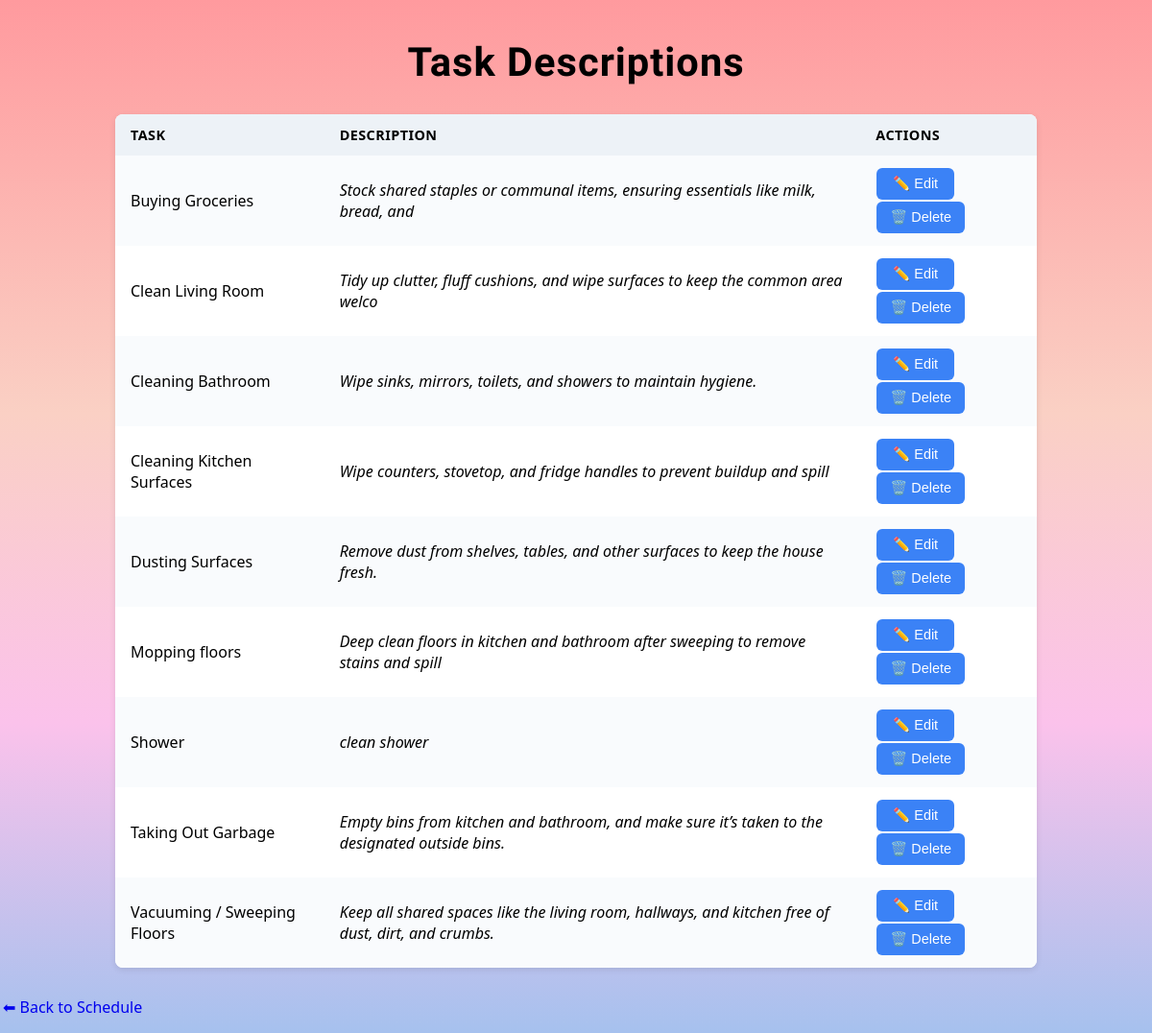
/tasks-descriptions/, run on an earlier commit of the app's database.
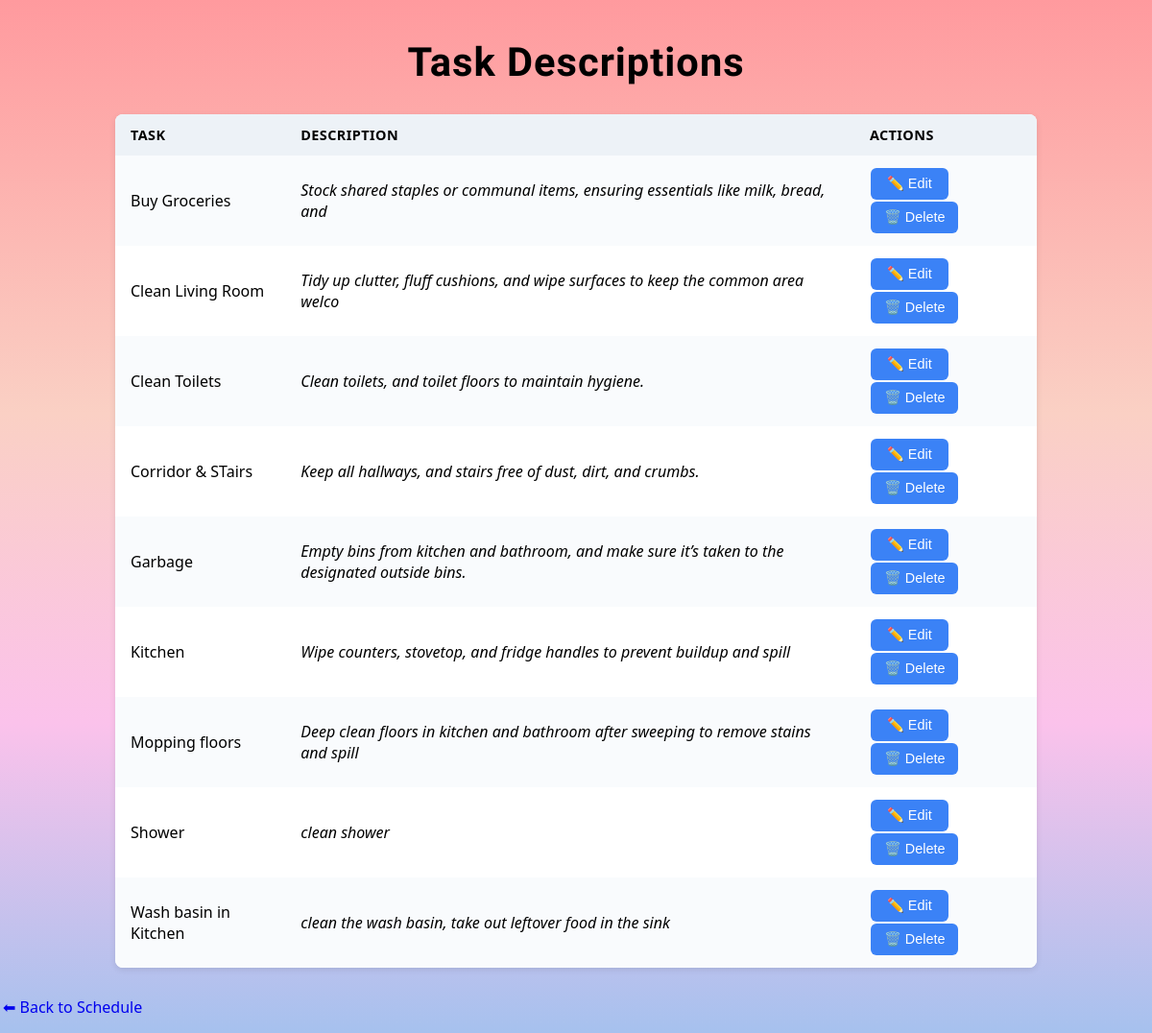
And on a later commit of the database.
### schedule/models.py (models this page shows, shortened)
class Task(models.Model):
    name = models.CharField(max_length=100)
    description = models.TextField(blank=True)
    STATUS_CHOICES = [
        ("pending", "Pending"),
        ("done", "Done"),
    ]
    room = models.ForeignKey(Room, on_delete=models.CASCADE, null=True, related_name="assigned")
    status = models.CharField(max_length=20, choices=STATUS_CHOICES, default="pending")

### schedule/views.py (the view)
# urls.py: path("tasks-descriptions/", TaskDescriptionListView.as_view(),
class TaskDescriptionListView(ListView):
    model = Task
    context_object_name = "tasks"
    template_name = "schedule/tasks_descriptions.html"
    def get_queryset(self):
        return Task.objects.order_by("name")

### schedule/templates/schedule/tasks_descriptions.html (shortened to what this page needs)
{% load static %}
<!DOCTYPE html>
<html>
<head>
    <link rel="stylesheet" href="{% static 'schedule/style.css' %}">
</head>
<body>
    <h1 style="text-align:center;">Task Descriptions</h1>
    <div class="table-container">
    <table>
        <tr>
            <th>Task</th>
            <th>Description</th>
            <th>Actions</th>
        </tr>
        {% for task in tasks %}
        <tr>
            <td>{{ task.name }}</td>
            <td><em>{{ task.description }}</em></td>
            <td>
                <button><a class="href-button" href="{% url 'edit_task' task.id %}">✏️ Edit</a></button>
                <form action="{% url 'delete_task' task.id %}" method="post" style="display:inline;">
                    <button type="submit">🗑️ Delete</button>
                </form>
            </td>
        </tr>
        {% endfor %}
    </table>
    </div>
    <p><a href="{% url 'task_list' %}">⬅ Back to Schedule</a></p>
</body>
</html>

### schedule/static/schedule/style.css (style rules this page uses)
body { font-family: "Segoe UI", Roboto, Helvetica, Arial, sans-serif; color: black; margin: 0; padding: 0; background: linear-gradient(180deg, #ff9a9e 0%, #fad0c4 40%, #fbc2eb 70%, #a6c1ee 100%); background-attachment: fixed; background-repeat: no-repeat; background-size: cover; }
h1 { text-align: center; margin-top: 40px; font-family: 'Kosugi Maru', "Segoe UI", Roboto, Helvetica, Arial, sans-serif; font-weight: 700; font-size: 2.6rem; letter-spacing: 1px; }
table { border-collapse: collapse; width: 80%; margin: 30px auto; background: #fff; box-shadow: 0 2px 6px rgba(0, 0, 0, 0.1); border-radius: 8px; overflow: hidden; }
th, td { text-align: left; padding: 12px 16px; }
th { background-color: #edf2f7; font-weight: 650; text-transform: uppercase; font-size: 0.9rem; letter-spacing: 0.03em; }
tr:nth-child(even) { background-color: #f9fbfd; }
td form { display: inline; }
button { background-color: #3b82f6; border: none; color: white; padding: 8px 14px; margin: 1px; border-radius: 6px; cursor: pointer; font-size: 0.9rem; transition: all 0.2s ease-in-out; }
a { text-decoration: none; margin: 0 3px; }
.href-button { color: white; }

What changed in the data, as far as the page shows it:
removed Task: name "Dusting Surfaces", description "Remove dust from shelves, tables, and other surfaces to keep the house fresh."
changed Task: name "Buying Groceries" → "Buy Groceries"
changed Task: name "Cleaning Bathroom" → "Clean Toilets"; description "Wipe sinks, mirrors, toilets, and showers to maintain hygiene." → "Clean toilets, and toilet floors to maintain hygiene."
changed Task: name "Vacuuming / Sweeping Floors" → "Corridor & STairs"; description "Keep all shared spaces like the living room, hallways, and kitchen free of dust, dirt, and crumbs." → "Keep all hallways, and stairs free of dust, dirt, and crumbs."; moves up the list
changed Task: name "Taking Out Garbage" → "Garbage"; moves up the list
added Task: name "Kitchen", description "Wipe counters, stovetop, and fridge handles to prevent buildup and spill"
changed Task: name "Cleaning Kitchen Surfaces" → "Wash basin in Kitchen"; description "Wipe counters, stovetop, and fridge handles to prevent buildup and spill" → "clean the wash basin, take out leftover food in the sink"; moves down the list
